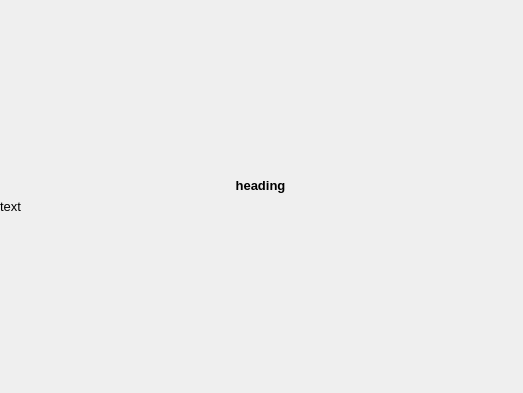
<?xml version="1.0" encoding="UTF-8"?>
<ui version="4.0">
 <class>bugWidget</class>
 <widget class="QWidget" name="bugWidget">
  <property name="geometry">
   <rect>
    <x>0</x>
    <y>0</y>
    <width>523</width>
    <height>393</height>
   </rect>
  </property>
  <property name="font">
   <font>
    <pointsize>6</pointsize>
   </font>
  </property>
  <property name="windowTitle">
   <string>Welcome!</string>
  </property>
  <property name="styleSheet">
   <string notr="true"/>
  </property>
  <widget class="QLabel" name="pixKaptanLogo">
   <property name="geometry">
    <rect>
     <x>610</x>
     <y>4</y>
     <width>16</width>
     <height>16</height>
    </rect>
   </property>
   <property name="frameShadow">
    <enum>QFrame::Raised</enum>
   </property>
   <property name="text">
    <string/>
   </property>
   <property name="wordWrap">
    <bool>true</bool>
   </property>
  </widget>
  <widget class="QWidget" name="verticalLayoutWidget">
   <property name="geometry">
    <rect>
     <x>0</x>
     <y>0</y>
     <width>521</width>
     <height>391</height>
    </rect>
   </property>
   <layout class="QVBoxLayout" name="verticalLayout">
    <item>
     <spacer name="verticalSpacer">
      <property name="orientation">
       <enum>Qt::Vertical</enum>
      </property>
      <property name="sizeHint" stdset="0">
       <size>
        <width>20</width>
        <height>40</height>
       </size>
      </property>
     </spacer>
    </item>
    <item>
     <widget class="QLabel" name="heading">
      <property name="sizePolicy">
       <sizepolicy hsizetype="Preferred" vsizetype="Preferred">
        <horstretch>0</horstretch>
        <verstretch>0</verstretch>
       </sizepolicy>
      </property>
      <property name="font">
       <font>
        <pointsize>10</pointsize>
        <weight>75</weight>
        <bold>true</bold>
       </font>
      </property>
      <property name="layoutDirection">
       <enum>Qt::LeftToRight</enum>
      </property>
      <property name="text">
       <string>heading</string>
      </property>
      <property name="alignment">
       <set>Qt::AlignCenter</set>
      </property>
      <property name="wordWrap">
       <bool>true</bool>
      </property>
     </widget>
    </item>
    <item>
     <widget class="QLabel" name="text">
      <property name="sizePolicy">
       <sizepolicy hsizetype="Preferred" vsizetype="Preferred">
        <horstretch>0</horstretch>
        <verstretch>0</verstretch>
       </sizepolicy>
      </property>
      <property name="font">
       <font>
        <pointsize>10</pointsize>
       </font>
      </property>
      <property name="text">
       <string>text</string>
      </property>
      <property name="alignment">
       <set>Qt::AlignJustify|Qt::AlignVCenter</set>
      </property>
      <property name="wordWrap">
       <bool>true</bool>
      </property>
     </widget>
    </item>
    <item>
     <spacer name="verticalSpacer_2">
      <property name="orientation">
       <enum>Qt::Vertical</enum>
      </property>
      <property name="sizeHint" stdset="0">
       <size>
        <width>20</width>
        <height>40</height>
       </size>
      </property>
     </spacer>
    </item>
   </layout>
  </widget>
 </widget>
 <resources/>
 <connections/>
</ui>
